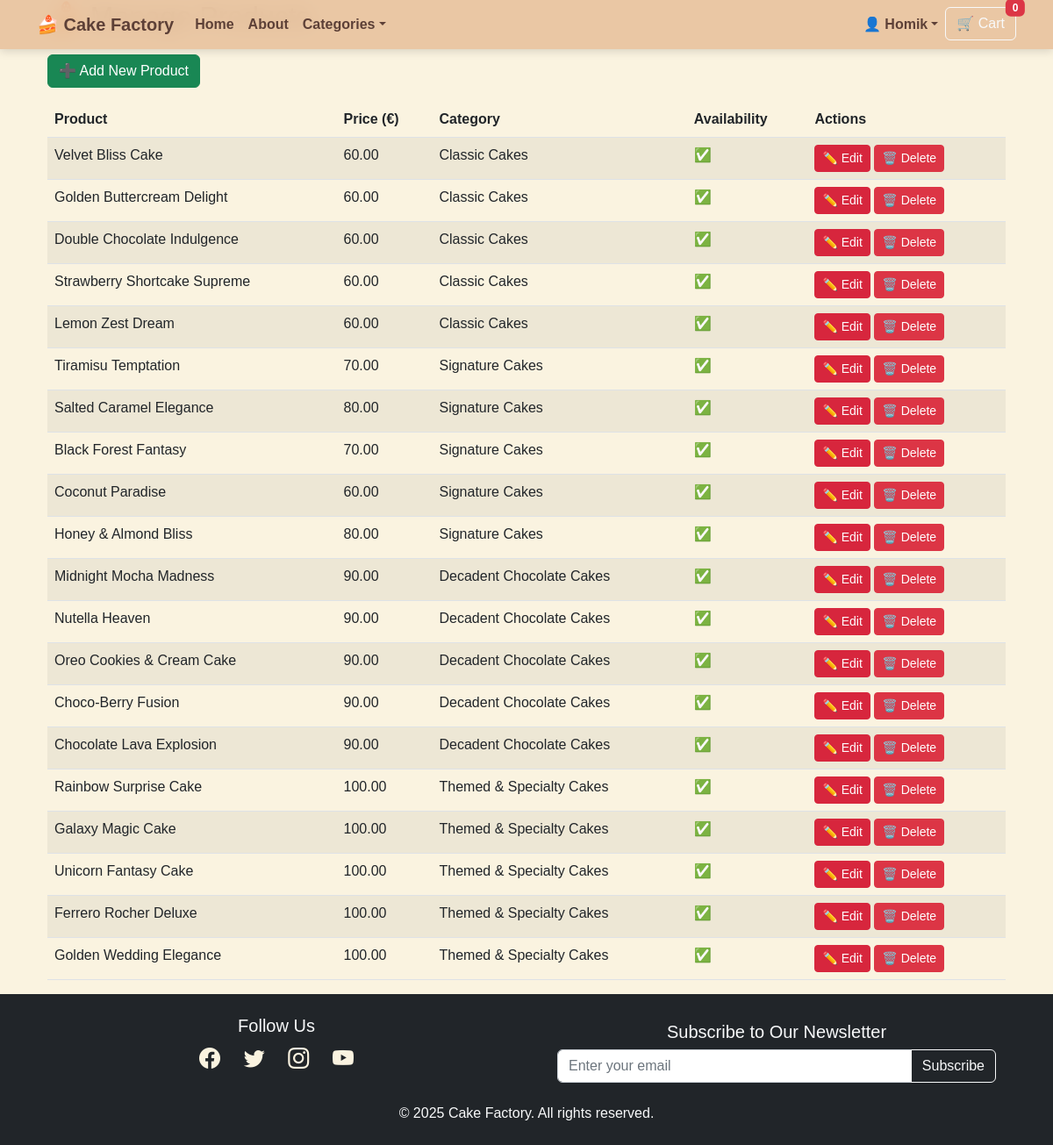
Screenshot of /users/manage/products/ (signed in) with the database file from the repository.
### users/models.py (models this page shows, shortened)
class CustomUser(AbstractUser):
    stripe_customer_id = models.CharField(max_length=50, blank=True, null=True, unique=True)
    shipping_full_name = models.CharField(max_length=100, blank=True, null=True)
    shipping_phone = models.CharField(max_length=20, blank=True, null=True)
    shipping_street_address1 = models.CharField(max_length=255, blank=True, null=True)
    shipping_street_address2 = models.CharField(max_length=255, blank=True, null=True)
    shipping_city = models.CharField(max_length=100, blank=True, null=True)
    shipping_postcode = models.CharField(max_length=20, blank=True, null=True)
    shipping_country = CountryField(blank_label="Select country", blank=True, null=True)
    billing_full_name = models.CharField(max_length=100, blank=True, null=True)
    billing_phone = models.CharField(max_length=20, blank=True, null=True)
    billing_street_address1 = models.CharField(max_length=255, blank=True, null=True)
    billing_street_address2 = models.CharField(max_length=255, blank=True, null=True)
    billing_city = models.CharField(max_length=100, blank=True, null=True)
    billing_postcode = models.CharField(max_length=20, blank=True, null=True)
    billing_country = CountryField(blank_label="Select country", blank=True, null=True)

### products/models.py (models this page shows, shortened)
class Product(models.Model):
    name = models.CharField(max_length=255, unique=True)
    slug = models.SlugField(unique=True, blank=True)
    description = models.TextField(blank=True)
    price = models.DecimalField(max_digits=10, decimal_places=2)
    category = models.ForeignKey(
        Category, on_delete=models.SET_NULL,
        null=True, blank=True, related_name="products"
    )
    flavor = models.ForeignKey(
        Flavor, on_delete=models.SET_NULL,
        null=True, blank=True, related_name="products"
    )
    sizes = models.ManyToManyField(
        Size, blank=True, related_name="products"
    )
    image = models.ImageField(upload_to="product_images/", blank=True, null=True)
    allergen_info = models.TextField(blank=True, help_text="E.g., Contains nuts, gluten-free")
    available = models.BooleanField(default=True) # If needed deactivate.
    created_at = models.DateTimeField(auto_now_add=True)

class Category(models.Model):
    name = models.CharField(max_length=100, unique=True)
    slug = models.SlugField(unique=True, blank=True)

### users/views.py (the view)
# urls.py: path("manage/products/", views.manage_products, name="manage_products"),
@login_required
@user_passes_test(lambda u: u.is_superuser)
def manage_products(request):
    products = Product.objects.all()
    return render(request, "users/manage_products.html", {"products": products})

### orders/context_processors.py (called while the page is built)
def cart_context(request):
    cart_items = 0
    cart_total_price = 0.0
    if request.user.is_authenticated:
        cart_items_qs = CartItem.objects.filter(user=request.user)
        cart_items = sum(item.quantity for item in cart_items_qs)
        cart_total_price = sum(item.line_total for item in cart_items_qs)
    else:
        session_cart = request.session.get("cart", {})
        cart_items = sum(item["quantity"] for item in session_cart.values())
        cart_total_price = sum(float(item["price"]) * int(item["quantity"]) for item in session_cart.values())
    return {"cart_items": cart_items, "cart_total_price": cart_total_price}

### products/context_processors.py (called while the page is built)
def categories_context(request):
    return {
        'categories': Category.objects.all()
    }

### users/templates/users/manage_products.html (shortened to what this page needs)
{% extends "base.html" %}
{% block content %}
<div class="container">
    <h2 class="mb-4">🍰 Manage Products</h2>
    <a href="{% url 'add_product' %}" class="btn btn-success mb-3">➕ Add New Product</a>
    {% if products %}
    <table class="table table-striped table-responsive">
        <thead>
            <tr>
                <th>Product</th>
                <th>Price (€)</th>
                <th>Category</th>
                <th>Availability</th>
                <th>Actions</th>
            </tr>
        </thead>
        <tbody>
            {% for product in products %}
            <tr>
                <td>{{ product.name }}</td>
                <td>{{ product.price|floatformat:2 }}</td>
                <td>{{ product.category.name|default:"Uncategorized" }}</td>
                <td>{{ product.available|yesno:"✅,❌" }}</td>
                <td>
                    <a href="{% url 'edit_product' product.id %}" class="btn btn-sm btn-primary">✏️ Edit</a>
                    <a href="{% url 'delete_product' product.id %}" class="btn btn-sm btn-danger">🗑️ Delete</a>
                </td>
            </tr>
            {% endfor %}
        </tbody>
    </table>
    {% else %}
        <p class="alert alert-info">No products found. Start by adding a new product!</p>
    {% endif %}
</div>
{% endblock %}

### templates/base.html (shortened to what this page needs)
{% load static %}
<!DOCTYPE html>
<html lang="en">
<head>
    <link href="https://cdn.jsdelivr.net/npm/bootstrap-icons/font/bootstrap-icons.css" rel="stylesheet">
    <link href="https://cdn.jsdelivr.net/npm/bootstrap@5.2.3/dist/css/bootstrap.min.css" rel="stylesheet">
    <link href="{% static 'css/styles.css' %}" rel="stylesheet">
</head>
<body>
    <nav class="navbar navbar-expand-lg navbar-dark fixed-top glass-navbar">
        <div class="container">
            <a class="navbar-brand fw-bold" href="{% url 'home' %}">🍰 Cake Factory</a>
            <div class="collapse navbar-collapse" id="navbarContent">
                <ul class="navbar-nav me-auto">
                    <li class="nav-item"><a class="nav-link" href="{% url 'home' %}">Home</a></li>
                    <li class="nav-item"><a class="nav-link" href="#">About</a></li>
                    <li class="nav-item dropdown">
                        <a class="nav-link dropdown-toggle" href="#" id="categoriesDropdown" role="button"
                            data-bs-toggle="dropdown">Categories</a>
                    </li>
                </ul>
                <ul class="navbar-nav ms-auto">
                    <li class="nav-item dropdown">
                        <a class="nav-link dropdown-toggle" href="#" id="accountDropdown" role="button"
                            data-bs-toggle="dropdown">{% if user.is_authenticated %}👤 {{ user.username }}{% else %}My
                            Account{% endif %}</a>
                    </li>
                    <li class="nav-item">
                        <a class="btn btn-outline-light position-relative" href="{% url 'cart_view' %}">
                            🛒 Cart
                            <span class="position-absolute top-0 start-100 translate-middle badge bg-danger">
                                {{ cart_items|default:0 }}
                            </span>
                        </a>
                    </li>
                </ul>
            </div>
        </div>
    </nav>
    <main class="container py-5">
        {% block content %}{% endblock %}
    </main>
    <footer class="footer bg-dark text-light py-4">
        <div class="container text-center">
            <div class="row align-items-center">
                <div class="col-md-6 mb-3">
                    <h5>Follow Us</h5>
                    <div class="social-icons">
                        <a href="https://www.facebook.com/profile.php?id=61573954506260" target="_blank"><i class="bi bi-facebook"></i></a>
                        <a href="https://twitter.com/yourpage" target="_blank"><i class="bi bi-twitter"></i></a>
                        <a href="https://www.instagram.com/yourpage" target="_blank"><i class="bi bi-instagram"></i></a>
                        <a href="https://www.youtube.com/yourchannel" target="_blank"><i class="bi bi-youtube"></i></a>
                    </div>
                </div>
                <div class="col-md-6">
                    <h5>Subscribe to Our Newsletter</h5>
                    <form id="newsletter-form" method="POST" action="{% url 'newsletter_signup' %}" class="newsletter">
                        <div class="input-group">
                            <input type="email" name="email" class="form-control" placeholder="Enter your email"
                                required>
                            <button class="btn btn-outline-light" type="submit">Subscribe</button>
                        </div>
                    </form>
                </div>
            </div>
            <p class="mt-3 mb-0">&copy; 2025 Cake Factory. All rights reserved.</p>
        </div>
    </footer>
</body>
</html>

### static/css/styles.css (style rules this page uses)
html, body { height: 100%; display: flex; flex-direction: column; }
body { background-color: #FAF3E0; font-family: 'Poppins', sans-serif; color: #5D4037; }
.navbar { background-color: rgba(232, 195, 158, 0.9); box-shadow: 0px 2px 10px rgba(0, 0, 0, 0.15); backdrop-filter: blur(10px); }
.navbar-brand, .navbar-nav .nav-link { color: #5D4037 !important; font-weight: bold; }
main { flex: 1; display: flex; flex-direction: column; align-items: center; justify-content: center; padding: 120px 20px 40px; width: 100%; max-width: 1200px; margin: 0 auto; }
.btn-primary { background-color: #D7263D; border-color: #D7263D; }
.py-5 { padding-top: 0 !important; padding-bottom: 0 !important; }
.footer { background-color: #5D4037; color: #FAF3E0; padding: 20px 0; text-align: center; flex-shrink: 0; }
.footer .social-icons { font-size: 1.5rem; }
.footer .social-icons a { color: #FAF3E0; margin: 0 10px; transition: 0.3s; }
.footer .newsletter { max-width: 500px; margin: auto; }

### rows the page displays
CustomUser: username "Homik"
Product: name "Velvet Bliss Cake", price "60.00", category.name "Classic Cakes", available "✅"
Product: name "Golden Buttercream Delight", price "60.00", category.name "Classic Cakes", available "✅"
Product: name "Double Chocolate Indulgence", price "60.00", category.name "Classic Cakes", available "✅"
Product: name "Strawberry Shortcake Supreme", price "60.00", category.name "Classic Cakes", available "✅"
Product: name "Lemon Zest Dream", price "60.00", category.name "Classic Cakes", available "✅"
Product: name "Tiramisu Temptation", price "70.00", category.name "Signature Cakes", available "✅"
Product: name "Salted Caramel Elegance", price "80.00", category.name "Signature Cakes", available "✅"
Product: name "Black Forest Fantasy", price "70.00", category.name "Signature Cakes", available "✅"
Product: name "Coconut Paradise", price "60.00", category.name "Signature Cakes", available "✅"
Product: name "Honey & Almond Bliss", price "80.00", category.name "Signature Cakes", available "✅"
Product: name "Midnight Mocha Madness", price "90.00", category.name "Decadent Chocolate Cakes", available "✅"
Product: name "Nutella Heaven", price "90.00", category.name "Decadent Chocolate Cakes", available "✅"
Product: name "Oreo Cookies & Cream Cake", price "90.00", category.name "Decadent Chocolate Cakes", available "✅"
Product: name "Choco-Berry Fusion", price "90.00", category.name "Decadent Chocolate Cakes", available "✅"
Product: name "Chocolate Lava Explosion", price "90.00", category.name "Decadent Chocolate Cakes", available "✅"
Product: name "Rainbow Surprise Cake", price "100.00", category.name "Themed & Specialty Cakes", available "✅"
Product: name "Galaxy Magic Cake", price "100.00", category.name "Themed & Specialty Cakes", available "✅"
Product: name "Unicorn Fantasy Cake", price "100.00", category.name "Themed & Specialty Cakes", available "✅"
Product: name "Ferrero Rocher Deluxe", price "100.00", category.name "Themed & Specialty Cakes", available "✅"
Product: name "Golden Wedding Elegance", price "100.00", category.name "Themed & Specialty Cakes", available "✅"

### other values shown
{{ cart_items|default:0 }} "0"
